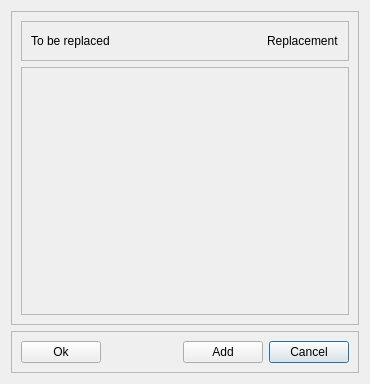
<?xml version="1.0" encoding="UTF-8"?>
<ui version="4.0">
 <class>ReplaceInFileNameDialog</class>
 <widget class="QDialog" name="ReplaceInFileNameDialog">
  <property name="geometry">
   <rect>
    <x>0</x>
    <y>0</y>
    <width>370</width>
    <height>384</height>
   </rect>
  </property>
  <property name="windowTitle">
   <string>Dialog</string>
  </property>
  <layout class="QGridLayout" name="gridLayout">
   <item row="0" column="0">
    <widget class="QFrame" name="frame1">
     <property name="sizePolicy">
      <sizepolicy hsizetype="Preferred" vsizetype="Preferred">
       <horstretch>0</horstretch>
       <verstretch>1</verstretch>
      </sizepolicy>
     </property>
     <property name="frameShape">
      <enum>QFrame::StyledPanel</enum>
     </property>
     <property name="frameShadow">
      <enum>QFrame::Raised</enum>
     </property>
     <layout class="QVBoxLayout" name="verticalLayout">
      <item>
       <widget class="QFrame" name="frame_3">
        <property name="frameShape">
         <enum>QFrame::StyledPanel</enum>
        </property>
        <property name="frameShadow">
         <enum>QFrame::Raised</enum>
        </property>
        <layout class="QGridLayout" name="gridLayout_3">
         <item row="0" column="0">
          <widget class="QLabel" name="label">
           <property name="text">
            <string>To be replaced</string>
           </property>
          </widget>
         </item>
         <item row="0" column="1">
          <spacer name="horizontalSpacer">
           <property name="orientation">
            <enum>Qt::Horizontal</enum>
           </property>
           <property name="sizeHint" stdset="0">
            <size>
             <width>116</width>
             <height>20</height>
            </size>
           </property>
          </spacer>
         </item>
         <item row="0" column="2">
          <widget class="QLabel" name="label_2">
           <property name="text">
            <string>Replacement</string>
           </property>
          </widget>
         </item>
        </layout>
       </widget>
      </item>
      <item>
       <widget class="QScrollArea" name="scrollArea">
        <property name="widgetResizable">
         <bool>true</bool>
        </property>
        <widget class="QWidget" name="scrollAreaWidgetContents">
         <property name="geometry">
          <rect>
           <x>0</x>
           <y>0</y>
           <width>330</width>
           <height>249</height>
          </rect>
         </property>
        </widget>
       </widget>
      </item>
     </layout>
    </widget>
   </item>
   <item row="1" column="0">
    <widget class="QFrame" name="frame_2">
     <property name="frameShape">
      <enum>QFrame::StyledPanel</enum>
     </property>
     <property name="frameShadow">
      <enum>QFrame::Raised</enum>
     </property>
     <layout class="QGridLayout" name="gridLayout_2">
      <item row="0" column="4">
       <widget class="QPushButton" name="cancelButton">
        <property name="text">
         <string>Cancel</string>
        </property>
       </widget>
      </item>
      <item row="0" column="2">
       <widget class="QPushButton" name="AddButton">
        <property name="text">
         <string>Add</string>
        </property>
       </widget>
      </item>
      <item row="0" column="0">
       <widget class="QPushButton" name="okButton">
        <property name="text">
         <string>Ok</string>
        </property>
       </widget>
      </item>
      <item row="0" column="1">
       <spacer name="horizontalSpacer_2">
        <property name="orientation">
         <enum>Qt::Horizontal</enum>
        </property>
        <property name="sizeHint" stdset="0">
         <size>
          <width>345</width>
          <height>20</height>
         </size>
        </property>
       </spacer>
      </item>
      <item row="0" column="3">
       <spacer name="horizontalSpacer_3">
        <property name="orientation">
         <enum>Qt::Horizontal</enum>
        </property>
        <property name="sizeHint" stdset="0">
         <size>
          <width>40</width>
          <height>20</height>
         </size>
        </property>
       </spacer>
      </item>
     </layout>
    </widget>
   </item>
  </layout>
 </widget>
 <resources/>
 <connections/>
</ui>
